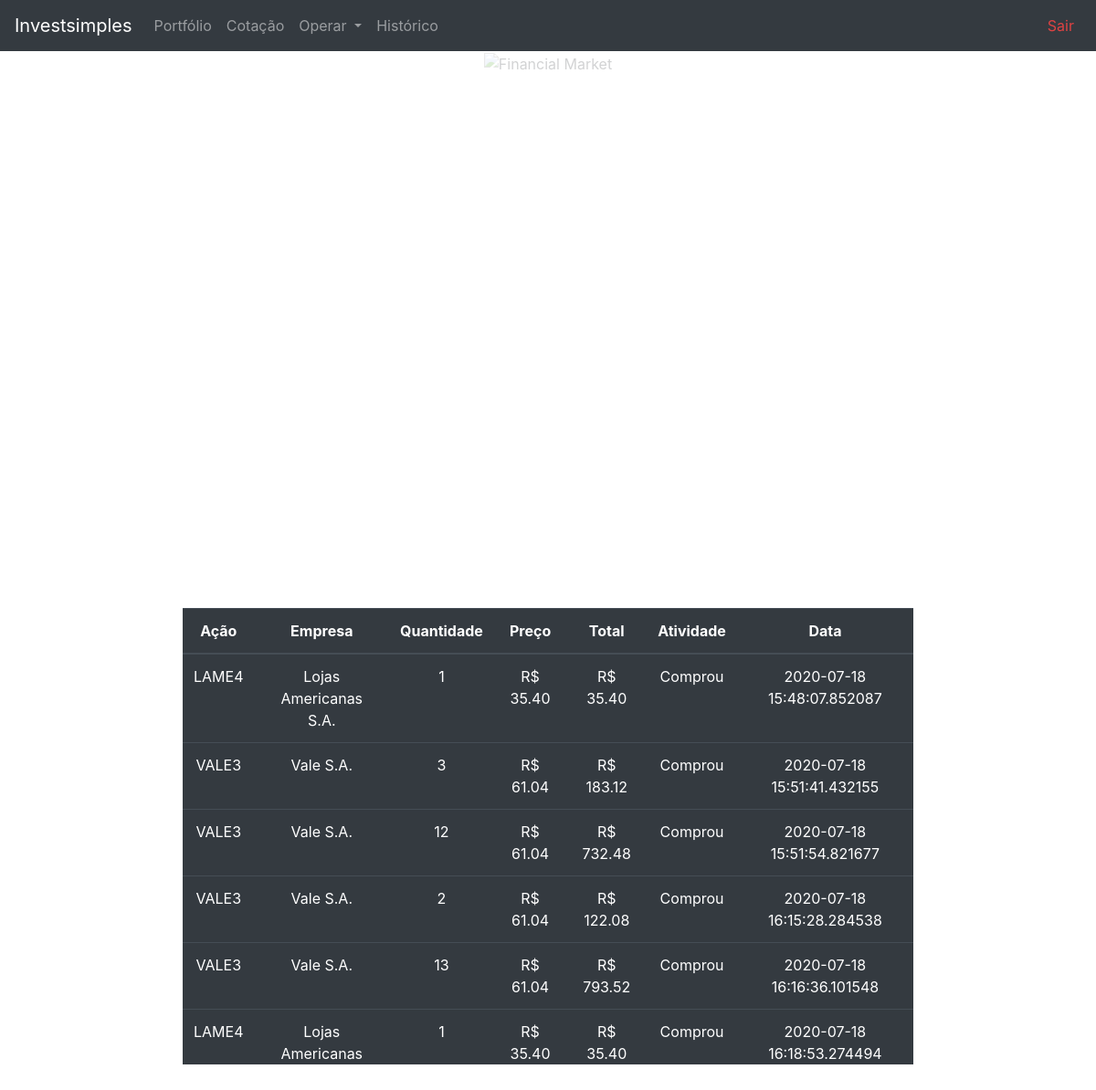
Page /historico (signed in) on the committed database.
### tables this page shows
CREATE TABLE history ('id' INTEGER PRIMARY KEY, 'Symbol' varchar(50), 'Name' VARCHAR(255), 'Shares' INTEGER, 'Price' DECIMAL(18,2),'Total' DECIMAL(38,2), 'Transacted' DATETIME, 'user_id' INTEGER, 'Activity' VARCHAR(50));

### app.py (the view)
@app.route("/historico")
@login_required
def historico():
    htable = c.execute("SELECT * FROM history WHERE user_id = (?)",  [session["user_id"]])
    history = htable.fetchall()
    return render_template("historico.html", table = history)

### app.py (called while the page is built)
@app.after_request
def after_request(response):
    response.headers["Cache-Control"] = "no-cache, no-store, must-revalidate"
    response.headers["Expires"] = 0
    response.headers["Pragma"] = "no-cache"
    return response

### assistant.py (called while the page is built)
def login_required(f):
    @wraps(f)
    def decorated_function(*args, **kwargs):
        if session.get("user_id") is None:
            return redirect("/login")
        return f(*args, **kwargs)
    return decorated_function

def reais(value):
    return ("R$ {:.2f}".format(value))

### Templates/historico.html (shortened to what this page needs)
{% extends "layout.html" %}
{% block div %}
<div class="table-responsive-lg" style="overflow: scroll; height: 500px; width: 800px; margin-top: 200px;">
    <table class = "table table-dark table-hover">
        <thead>
            <tr>
                <th scope="col">Ação</th>
                <th scope="col">Empresa</th>
                <th scope="col">Quantidade</th>
                <th scope="col">Preço</th>
                <th scope="col">Total</th>
                <th scope="col">Atividade</th>
                <th scope="col">Data</th>
        </tr>
        </thead>
        <tbody>
        {% for row in table %}
            <tr>
                <td> {{ row[1]}} </td>
                <td> {{ row[2] }} </td>
                <td> {{ row[3]}} </td>
                <td> {{ row[4] | reais}} </td>
                <td> {{ row[5] | reais}} </td>
                <td> {{ row[8] }} </td>
                <td> {{ row[6] }} </td>
            </tr>
        {% endfor %}
        </tbody>
    </table>
</div>
{% endblock %}

### rows in the picture
history: Symbol "LAME4", Name "Lojas Americanas S.A.", Shares "1", Price "R$ 35.40", Total "R$ 35.40", Activity "Comprou", Transacted "2020-07-18 15:48:07.852087"
history: Symbol "VALE3", Name "Vale S.A.", Shares "3", Price "R$ 61.04", Total "R$ 183.12", Activity "Comprou", Transacted "2020-07-18 15:51:41.432155"
history: Symbol "VALE3", Name "Vale S.A.", Shares "12", Price "R$ 61.04", Total "R$ 732.48", Activity "Comprou", Transacted "2020-07-18 15:51:54.821677"
history: Symbol "VALE3", Name "Vale S.A.", Shares "2", Price "R$ 61.04", Total "R$ 122.08", Activity "Comprou", Transacted "2020-07-18 16:15:28.284538"
history: Symbol "VALE3", Name "Vale S.A.", Shares "13", Price "R$ 61.04", Total "R$ 793.52", Activity "Comprou", Transacted "2020-07-18 16:16:36.101548"
history: Symbol "LAME4", Name "Lojas Americanas…", Shares "1", Price "R$ 35.40", Total "R$ 35.40", Activity "Comprou", Transacted "2020-07-18 16:18:53.274494"
